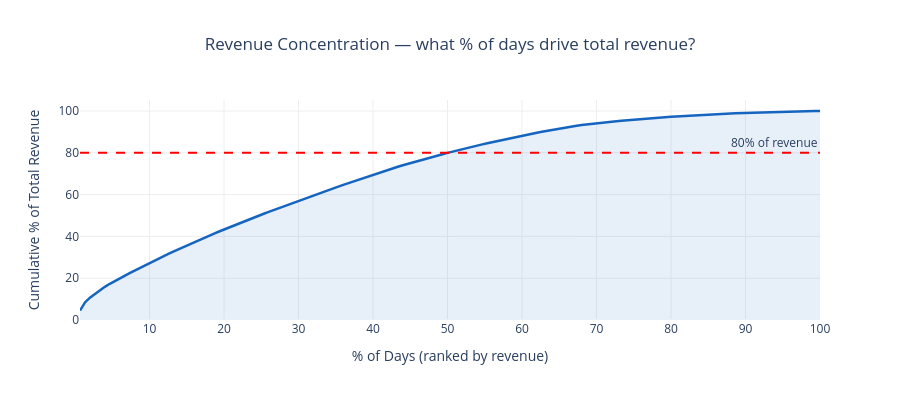

The cell this chart's notebook holds for it:
### Code cell
daily_sorted = daily.sort_values('revenue', ascending=False).reset_index(drop=True)
daily_sorted['cumulative_pct'] = daily_sorted['revenue'].cumsum() / daily_sorted['revenue'].sum() * 100
daily_sorted['day_pct'] = (daily_sorted.index + 1) / len(daily_sorted) * 100

fig7 = go.Figure()
fig7.add_trace(go.Scatter(
    x=daily_sorted['day_pct'],
    y=daily_sorted['cumulative_pct'],
    mode='lines', fill='tozeroy',
    line=dict(color='#1565C0', width=2.5),
    fillcolor='rgba(21,101,192,0.1)',
))
fig7.add_hline(y=80, line_dash='dash', line_color='red',
               annotation_text='80% of revenue')
fig7.update_layout(
    title=dict(text='Revenue Concentration — what % of days drive total revenue?', x=0.5),
    xaxis_title='% of Days (ranked by revenue)',
    yaxis_title='Cumulative % of Total Revenue',
    plot_bgcolor='white',
    yaxis=dict(gridcolor='#eee'),
    xaxis=dict(gridcolor='#eee'),
    height=400,
)
fig7.show()

# Find the 80/20 point
p80 = daily_sorted[daily_sorted['cumulative_pct'] >= 80].iloc[0]
print(f"80% of revenue comes from the top {p80['day_pct']:.0f}% of days")

### Figure 1 — Plotly figure (JSON) as saved in the notebook; plotly's stock layout.template omitted (floating-point values rounded to 4 significant figures; data arrays with more than 128 entries replaced by an {"elided": "..."} marker saying what was removed)
{"data": [{"fill": "tozeroy", "fillcolor": "rgba(21,101,192,0.1)", "line": {"color": "#1565C0", "width": 2.5}, "mode": "lines", "type": "scatter", "x": {"elided": "150 float values"}, "y": {"elided": "150 float values"}}], "layout": {"annotations": [{"showarrow": false, "text": "80% of revenue", "x": 1, "xanchor": "right", "xref": "x domain", "y": 80, "yanchor": "bottom", "yref": "y"}], "height": 400, "plot_bgcolor": "white", "shapes": [{"line": {"color": "red", "dash": "dash"}, "type": "line", "x0": 0, "x1": 1, "xref": "x domain", "y0": 80, "y1": 80, "yref": "y"}], "title": {"text": "Revenue Concentration — what % of days drive total revenue?", "x": 0.5}, "xaxis": {"gridcolor": "#eee", "title": {"text": "% of Days (ranked by revenue)"}}, "yaxis": {"gridcolor": "#eee", "title": {"text": "Cumulative % of Total Revenue"}}}}
